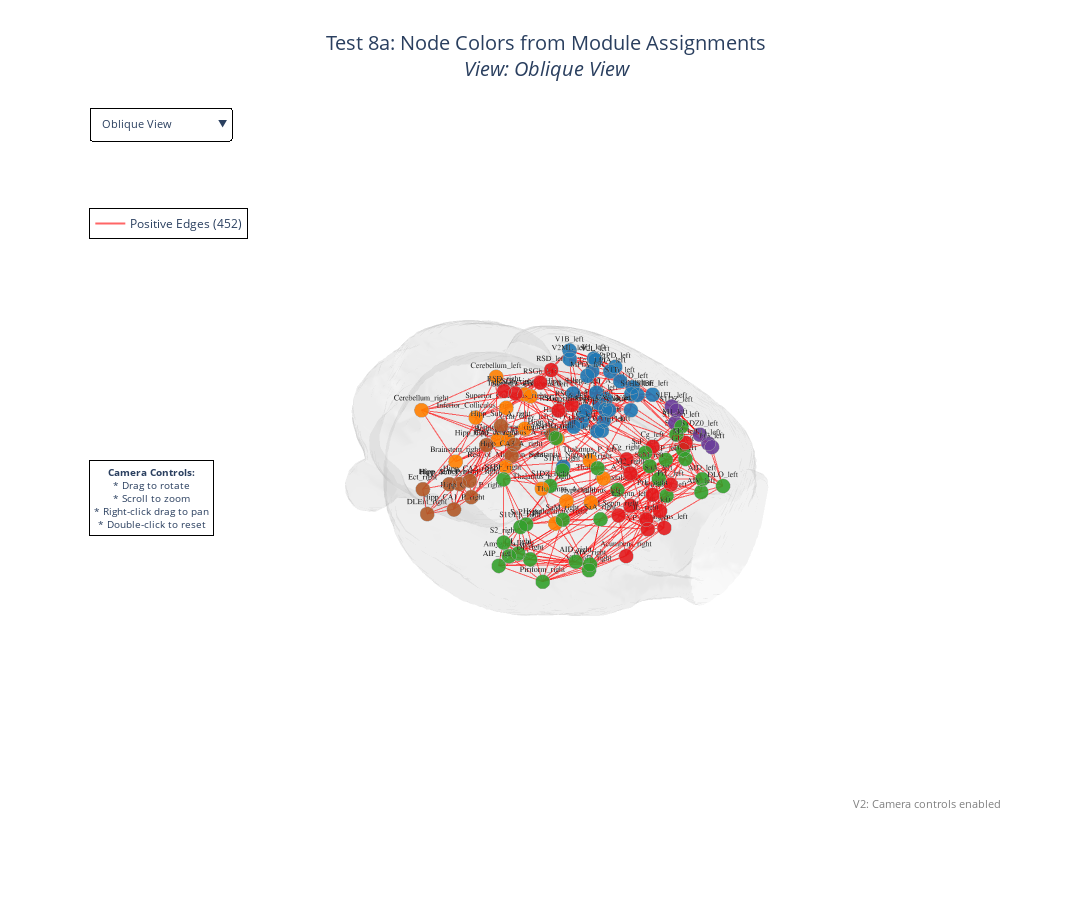

This figure's notebook cell:
### Code cell
# Display figure
fig8a.show()

### Figure 1 — Plotly figure (JSON) as saved in the notebook; plotly's stock layout.template omitted (floating-point values rounded to 4 significant figures; data arrays with more than 128 entries replaced by an {"elided": "..."} marker saying what was removed)
{"data": [{"color": "lightgray", "hoverinfo": "skip", "i": {"elided": "18857 int values"}, "j": {"elided": "18857 int values"}, "k": {"elided": "18857 int values"}, "name": "Brain Surface", "opacity": 0.15, "showlegend": false, "type": "mesh3d", "x": {"elided": "9510 float values"}, "y": {"elided": "9510 float values"}, "z": {"elided": "9510 float values"}}, {"hoverinfo": "text", "hovertext": {"elided": "1356 str values"}, "legendgroup": "pos_edges", "line": {"color": "red", "width": 2.037}, "mode": "lines", "name": "Positive Edges (452)", "opacity": 0.6, "showlegend": true, "type": "scatter3d", "visible": true, "x": {"elided": "1356 float values"}, "y": {"elided": "1356 float values"}, "z": {"elided": "1356 float values"}}, {"hoverinfo": "text", "hovertext": ["<b>Acumbens_left</b>", "<b>AID_left</b>", "<b>AIP_left</b>", "<b>AIV_left</b>", "<b>Amygdala_left</b>", "<b>Au1_left</b>", "<b>AUD_left</b>", "<b>AuV_left</b>", "<b>Brainstem_left</b>", "<b>Cent_Gray_left</b>", "<b>Cerebellum_left</b>", "<b>Cg_left</b>", "<b>DI_left</b>", "<b>DLEnt_left</b>", "<b>DLO_left</b>", "<b>Ect_left</b>", "<b>Fr3_left</b>", "<b>GI_left</b>", "<b>Hipp_CA1_A_left</b>", "<b>Hipp_CA1_P_left</b>", "<b>Hipp_CA2_left</b>", "<b>Hipp_CA3_A_left</b>", "<b>Hipp_CA3_P_left</b>", "<b>Hipp_dentegyrus_A_left</b>", "<b>Hipp_dentegyrus_P_left</b>", "<b>Hipp_FC_left</b>", "<b>Hipp_Sub_A_left</b>", "<b>Hipp_Sub_P_left</b>", "<b>Hypothalamus_left</b>", "<b>IL_left</b>", "<b>Inferior_Colliculus_left</b>", "<b>LPtA_left</b>", "<b>LSeptn_left</b>", "<b>M1_left</b>", "<b>M2_left</b>", "<b>MPtA_left</b>", "<b>Piriform_left</b>", "<b>PRh_left</b>", "<b>PrL_left</b>", "<b>PtPD_left</b>", "<b>Rest_of_Midbrain_left</b>", "<b>RSD_left</b>", "<b>RSGb_left</b>", "<b>RSGc_left</b>", "<b>S1BF_left</b>", "<b>S1DZ0_left</b>", "<b>S1DZ_left</b>", "<b>S1FL_left</b>", "<b>S1HL_left</b>", "<b>S1J_left</b>", "<b>S1Tr_left</b>", "<b>S1ULp_left</b>", "<b>S2_left</b>", "<b>SaA_left</b>", "<b>SaM_left</b>", "<b>SaP_left</b>", "<b>Substantia_Nigra_left</b>", "<b>Superior_Colliculus_left</b>", "<b>TeA_left</b>", "<b>Thalamus_A_left</b>", "<b>Thalamus_P_left</b>", "<b>V1B_left</b>", "<b>V1_left</b>", "<b>V2L_left</b>", "<b>V2ML_left</b>", "<b>VP_mfb_left</b>", "<b>Acumbens_right</b>", "<b>AID_right</b>", "<b>AIP_right</b>", "<b>AIV_right</b>", "<b>Amygdala_right</b>", "<b>Brainstem_right</b>", "<b>Central_Gray_right</b>", "<b>Cerebellum_right</b>", "<b>Cg_right</b>", "<b>DI_right</b>", "<b>DLEnt_right</b>", "<b>Ect_right</b>", "<b>GI_right</b>", "<b>Hipp_CA1_A_right</b>", "<b>Hipp_CA1_P_right</b>", "<b>Hipp_CA2_right</b>", "<b>Hipp_CA3_A_right</b>", "<b>Hipp_CA3_P_right</b>", "<b>Hipp_dentegyrus_A_right</b>", "<b>Hipp_dentegyrus_P_right</b>", "<b>Hipp_FC_right</b>", "<b>Hipp_Sub_A_right</b>", "<b>Hipp_Sub_P_right</b>", "<b>Hypothalamus_right</b>", "<b>IL_right</b>", "<b>Inferior_Colliculus_right</b>", "<b>LSeptn_right</b>", "<b>M1_right</b>", "<b>M2_right</b>", "<b>Piriform_right</b>", "<b>PrL_right</b>", "<b>Rest_of_Midbrain_right</b>", "<b>RSD_right</b>", "<b>RSGb_right</b>", "<b>RSGc_right</b>", "<b>S1BF_right</b>", "<b>S1DZ_right</b>", "<b>S1FL_right</b>", "<b>S1HL_right</b>", "<b>S1ULp_right</b>", "<b>S2_right</b>", "<b>SaA_right</b>", "<b>SaM_right</b>", "<b>SaP_right</b>", "<b>Superior_Colliculus_right</b>", "<b>Thalamus_A_right</b>", "<b>Thalamus_P_right</b>", "<b>VP_mfb_right</b>"], "legendgroup": "pos_edges", "marker": {"color": ["rgb(227, 26, 28)", "rgb(51, 160, 44)", "rgb(51, 160, 44)", "rgb(51, 160, 44)", "rgb(51, 160, 44)", "rgb(31, 120, 180)", "rgb(31, 120, 180)", "rgb(31, 120, 180)", "rgb(255, 127, 0)", "rgb(255, 127, 0)", "rgb(255, 127, 0)", "rgb(227, 26, 28)", "rgb(51, 160, 44)", "rgb(31, 120, 180)", "rgb(51, 160, 44)", "rgb(31, 120, 180)", "rgb(106, 61, 154)", "rgb(51, 160, 44)", "rgb(31, 120, 180)", "rgb(31, 120, 180)", "rgb(31, 120, 180)", "rgb(31, 120, 180)", "rgb(31, 120, 180)", "rgb(31, 120, 180)", "rgb(31, 120, 180)", "rgb(31, 120, 180)", "rgb(31, 120, 180)", "rgb(31, 120, 180)", "rgb(255, 127, 0)", "rgb(227, 26, 28)", "rgb(255, 127, 0)", "rgb(31, 120, 180)", "rgb(227, 26, 28)", "rgb(106, 61, 154)", "rgb(227, 26, 28)", "rgb(31, 120, 180)", "rgb(51, 160, 44)", "rgb(31, 120, 180)", "rgb(227, 26, 28)", "rgb(31, 120, 180)", "rgb(255, 127, 0)", "rgb(227, 26, 28)", "rgb(227, 26, 28)", "rgb(227, 26, 28)", "rgb(31, 120, 180)", "rgb(106, 61, 154)", "rgb(106, 61, 154)", "rgb(106, 61, 154)", "rgb(31, 120, 180)", "rgb(106, 61, 154)", "rgb(31, 120, 180)", "rgb(51, 160, 44)", "rgb(51, 160, 44)", "rgb(51, 160, 44)", "rgb(51, 160, 44)", "rgb(51, 160, 44)", "rgb(31, 120, 180)", "rgb(255, 127, 0)", "rgb(31, 120, 180)", "rgb(255, 127, 0)", "rgb(255, 127, 0)", "rgb(31, 120, 180)", "rgb(31, 120, 180)", "rgb(31, 120, 180)", "rgb(31, 120, 180)", "rgb(227, 26, 28)", "rgb(227, 26, 28)", "rgb(51, 160, 44)", "rgb(51, 160, 44)", "rgb(51, 160, 44)", "rgb(51, 160, 44)", "rgb(255, 127, 0)", "rgb(255, 127, 0)", "rgb(255, 127, 0)", "rgb(227, 26, 28)", "rgb(51, 160, 44)", "rgb(177, 89, 40)", "rgb(177, 89, 40)", "rgb(51, 160, 44)", "rgb(177, 89, 40)", "rgb(177, 89, 40)", "rgb(177, 89, 40)", "rgb(177, 89, 40)", "rgb(177, 89, 40)", "rgb(177, 89, 40)", "rgb(177, 89, 40)", "rgb(177, 89, 40)", "rgb(177, 89, 40)", "rgb(177, 89, 40)", "rgb(255, 127, 0)", "rgb(227, 26, 28)", "rgb(255, 127, 0)", "rgb(227, 26, 28)", "rgb(51, 160, 44)", "rgb(227, 26, 28)", "rgb(51, 160, 44)", "rgb(227, 26, 28)", "rgb(255, 127, 0)", "rgb(227, 26, 28)", "rgb(227, 26, 28)", "rgb(227, 26, 28)", "rgb(51, 160, 44)", "rgb(51, 160, 44)", "rgb(51, 160, 44)", "rgb(51, 160, 44)", "rgb(51, 160, 44)", "rgb(51, 160, 44)", "rgb(51, 160, 44)", "rgb(51, 160, 44)", "rgb(51, 160, 44)", "rgb(255, 127, 0)", "rgb(255, 127, 0)", "rgb(255, 127, 0)", "rgb(51, 160, 44)"], "line": {"color": "darkgray", "width": 1}, "opacity": 0.9, "size": [10, 10, 10, 10, 10, 10, 10, 10, 10, 10, 10, 10, 10, 10, 10, 10, 10, 10, 10, 10, 10, 10, 10, 10, 10, 10, 10, 10, 10, 10, 10, 10, 10, 10, 10, 10, 10, 10, 10, 10, 10, 10, 10, 10, 10, 10, 10, 10, 10, 10, 10, 10, 10, 10, 10, 10, 10, 10, 10, 10, 10, 10, 10, 10, 10, 10, 10, 10, 10, 10, 10, 10, 10, 10, 10, 10, 10, 10, 10, 10, 10, 10, 10, 10, 10, 10, 10, 10, 10, 10, 10, 10, 10, 10, 10, 10, 10, 10, 10, 10, 10, 10, 10, 10, 10, 10, 10, 10, 10, 10, 10, 10, 10, 10]}, "mode": "markers+text", "name": "nodes_pos_linked", "showlegend": false, "text": ["Acumbens_left", "AID_left", "AIP_left", "AIV_left", "Amygdala_left", "Au1_left", "AUD_left", "AuV_left", "Brainstem_left", "Cent_Gray_left", "Cerebellum_left", "Cg_left", "DI_left", "DLEnt_left", "DLO_left", "Ect_left", "Fr3_left", "GI_left", "Hipp_CA1_A_left", "Hipp_CA1_P_left", "Hipp_CA2_left", "Hipp_CA3_A_left", "Hipp_CA3_P_left", "Hipp_dentegyrus_A_left", "Hipp_dentegyrus_P_left", "Hipp_FC_left", "Hipp_Sub_A_left", "Hipp_Sub_P_left", "Hypothalamus_left", "IL_left", "Inferior_Colliculus_left", "LPtA_left", "LSeptn_left", "M1_left", "M2_left", "MPtA_left", "Piriform_left", "PRh_left", "PrL_left", "PtPD_left", "Rest_of_Midbrain_left", "RSD_left", "RSGb_left", "RSGc_left", "S1BF_left", "S1DZ0_left", "S1DZ_left", "S1FL_left", "S1HL_left", "S1J_left", "S1Tr_left", "S1ULp_left", "S2_left", "SaA_left", "SaM_left", "SaP_left", "Substantia_Nigra_left", "Superior_Colliculus_left", "TeA_left", "Thalamus_A_left", "Thalamus_P_left", "V1B_left", "V1_left", "V2L_left", "V2ML_left", "VP_mfb_left", "Acumbens_right", "AID_right", "AIP_right", "AIV_right", "Amygdala_right", "Brainstem_right", "Central_Gray_right", "Cerebellum_right", "Cg_right", "DI_right", "DLEnt_right", "Ect_right", "GI_right", "Hipp_CA1_A_right", "Hipp_CA1_P_right", "Hipp_CA2_right", "Hipp_CA3_A_right", "Hipp_CA3_P_right", "Hipp_dentegyrus_A_right", "Hipp_dentegyrus_P_right", "Hipp_FC_right", "Hipp_Sub_A_right", "Hipp_Sub_P_right", "Hypothalamus_right", "IL_right", "Inferior_Colliculus_right", "LSeptn_right", "M1_right", "M2_right", "Piriform_right", "PrL_right", "Rest_of_Midbrain_right", "RSD_right", "RSGb_right", "RSGc_right", "S1BF_right", "S1DZ_right", "S1FL_right", "S1HL_right", "S1ULp_right", "S2_right", "SaA_right", "SaM_right", "SaP_right", "Superior_Colliculus_right", "Thalamus_A_right", "Thalamus_P_right", "VP_mfb_right"], "textfont": {"color": "black", "family": "Arial", "size": 8}, "textposition": "top center", "type": "scatter3d", "visible": true, "x": [-15.36, -45.77, -61.89, -38.61, -40.17, -67.02, -62.84, -69.2, -18.43, -7.648, -28.42, -9.388, -57.78, -64.59, -33.79, -65.15, -41.54, -59.79, -38.43, -54.24, -49.65, -32.79, -45.95, -25.2, -44.61, -6.975, -25.6, -49.0, -14.51, -4.513, -18.28, -33.48, -4.912, -27.94, -18.71, -18.16, -47.9, -61.78, -6.823, -47.58, -19.85, -17.41, -11.23, -5.474, -51.72, -51.69, -45.27, -38.94, -27.95, -49.54, -30.02, -57.94, -62.64, -22.08, -32.09, -43.81, -23.3, -9.319, -62.82, -14.23, -18.48, -44.72, -40.46, -57.23, -23.78, -23.13, 13.49, 45.91, 60.91, 40.06, 39.55, 13.84, 5.344, 25.12, 7.623, 56.78, 62.82, 63.59, 59.67, 36.72, 51.88, 47.7, 31.44, 43.58, 23.42, 42.26, 6.895, 23.36, 46.65, 11.86, 5.433, 16.46, 4.261, 26.51, 18.33, 45.63, 6.188, 18.1, 15.13, 6.821, 3.484, 52.6, 44.61, 38.2, 27.73, 58.05, 62.7, 21.1, 31.56, 42.68, 7.563, 12.84, 16.43, 20.85], "y": [66.02, 64.44, 29.91, 69.37, 15.36, -0.8123, 3.179, -2.04, -57.05, -22.94, -67.81, 59.34, 45.15, -17.67, 83.72, -17.4, 70.17, 41.7, -1.128, -9.762, -1.328, 10.34, -5.95, 3.462, -16.3, 12.68, -5.484, -18.62, 18.98, 70.27, -33.65, 11.77, 52.62, 57.32, 70.49, 10.51, 42.57, -19.07, 73.12, 3.067, -10.83, -13.24, -14.89, 12.48, 25.16, 56.0, 45.26, 46.67, 34.1, 62.86, 21.38, 40.37, 34.58, 55.3, 41.74, 29.43, -9.654, -20.08, -26.04, 27.11, 13.73, -26.64, -5.352, -19.09, -6.662, 50.58, 66.54, 64.64, 30.97, 67.78, 14.29, -56.02, -21.87, -67.36, 58.42, 47.44, -18.02, -18.46, 42.99, -2.158, -10.98, -2.575, 9.301, -7.24, 2.486, -17.62, 11.5, -6.591, -19.87, 18.97, 70.21, -33.48, 53.15, 58.06, 69.5, 43.94, 73.18, -10.06, -12.73, -13.74, 12.31, 26.92, 47.61, 48.54, 34.19, 43.05, 36.99, 56.39, 42.84, 30.26, -20.05, 27.26, 14.09, 50.43], "z": [-20.08, -7.543, -21.02, -9.037, -37.53, 4.945, 12.78, -6.915, -28.89, -0.4212, 4.175, 27.15, -10.89, -18.98, 4.863, -4.492, 16.59, -7.768, 17.72, -17.09, 2.122, 14.86, -11.84, 14.52, -9.956, 17.54, 20.93, -8.871, -29.99, -1.094, 11.5, 37.51, -8.161, 30.55, 30.21, 40.66, -31.04, -6.653, 14.37, 31.09, -6.74, 34.7, 29.27, 30.6, 22.09, 12.24, 24.39, 30.04, 35.84, 11.31, 37.25, 6.931, -2.849, 0.1476, -4.176, -7.824, -26.12, 19.95, 10.87, -10.14, -7.93, 30.41, 35.47, 22.73, 40.97, -34.67, -19.79, -3.898, -18.26, -7.273, -36.26, -27.44, -0.4096, 5.873, 28.19, -6.538, -14.84, 0.3585, -4.099, 20.6, -14.19, 5.424, 17.49, -9.127, 16.67, -7.31, 19.11, 23.17, -6.354, -28.88, -0.4093, 12.66, -8.513, 32.77, 31.74, -29.65, 15.69, -5.421, 36.37, 31.04, 31.4, 24.22, 27.43, 32.72, 37.56, 10.02, 0.3929, 0.7026, -1.333, -4.863, 20.4, -9.544, -7.116, -34.28]}], "layout": {"annotations": [{"bgcolor": "rgba(255,255,255,0.9)", "bordercolor": "black", "borderpad": 4, "borderwidth": 1, "font": {"size": 10}, "showarrow": false, "text": "<b>Camera Controls:</b><br>* Drag to rotate<br>* Scroll to zoom<br>* Right-click drag to pan<br>* Double-click to reset", "x": 0.01, "xanchor": "left", "xref": "paper", "y": 0.5, "yanchor": "top", "yref": "paper"}, {"font": {"color": "gray", "size": 11}, "showarrow": false, "text": "V2: Camera controls enabled", "x": 0.99, "xanchor": "right", "xref": "paper", "y": 0.01, "yanchor": "bottom", "yref": "paper"}], "height": 900, "legend": {"bgcolor": "rgba(255,255,255,0.9)", "bordercolor": "black", "borderwidth": 1, "x": 0.01, "y": 0.85}, "scene": {"aspectmode": "data", "bgcolor": "white", "camera": {"center": {"x": 0, "y": 0, "z": 0}, "eye": {"x": 1.5, "y": 1.5, "z": 1.5}, "up": {"x": 0, "y": 0, "z": 1}}, "dragmode": "orbit", "xaxis": {"showgrid": false, "visible": false, "zeroline": false}, "yaxis": {"showgrid": false, "visible": false, "zeroline": false}, "zaxis": {"showgrid": false, "visible": false, "zeroline": false}}, "showlegend": true, "title": {"font": {"size": 20}, "text": "Test 8a: Node Colors from Module Assignments<br><i>View: Oblique View</i>", "x": 0.5, "xanchor": "center"}, "updatemenus": [{"active": 10, "bgcolor": "rgba(255, 255, 255, 0.9)", "bordercolor": "black", "borderwidth": 1, "buttons": [{"args": [{"scene.camera.center.x": 0, "scene.camera.center.y": 0, "scene.camera.center.z": 0, "scene.camera.eye.x": 0, "scene.camera.eye.y": 2, "scene.camera.eye.z": 0, "scene.camera.up.x": 0, "scene.camera.up.y": 0, "scene.camera.up.z": 1, "title.text": "Test 8a: Node Colors from Module Assignments<br><i>View: Anterior (Front)</i>"}], "label": "Anterior (Front)", "method": "relayout"}, {"args": [{"scene.camera.center.x": 0, "scene.camera.center.y": 0, "scene.camera.center.z": 0, "scene.camera.eye.x": 0, "scene.camera.eye.y": -2, "scene.camera.eye.z": 0, "scene.camera.up.x": 0, "scene.camera.up.y": 0, "scene.camera.up.z": 1, "title.text": "Test 8a: Node Colors from Module Assignments<br><i>View: Posterior (Back)</i>"}], "label": "Posterior (Back)", "method": "relayout"}, {"args": [{"scene.camera.center.x": 0, "scene.camera.center.y": 0, "scene.camera.center.z": 0, "scene.camera.eye.x": -2, "scene.camera.eye.y": 0, "scene.camera.eye.z": 0, "scene.camera.up.x": 0, "scene.camera.up.y": 0, "scene.camera.up.z": 1, "title.text": "Test 8a: Node Colors from Module Assignments<br><i>View: Left Lateral</i>"}], "label": "Left Lateral", "method": "relayout"}, {"args": [{"scene.camera.center.x": 0, "scene.camera.center.y": 0, "scene.camera.center.z": 0, "scene.camera.eye.x": 2, "scene.camera.eye.y": 0, "scene.camera.eye.z": 0, "scene.camera.up.x": 0, "scene.camera.up.y": 0, "scene.camera.up.z": 1, "title.text": "Test 8a: Node Colors from Module Assignments<br><i>View: Right Lateral</i>"}], "label": "Right Lateral", "method": "relayout"}, {"args": [{"scene.camera.center.x": 0, "scene.camera.center.y": 0, "scene.camera.center.z": 0, "scene.camera.eye.x": 0, "scene.camera.eye.y": 0, "scene.camera.eye.z": 2, "scene.camera.up.x": 0, "scene.camera.up.y": 1, "scene.camera.up.z": 0, "title.text": "Test 8a: Node Colors from Module Assignments<br><i>View: Superior (Top)</i>"}], "label": "Superior (Top)", "method": "relayout"}, {"args": [{"scene.camera.center.x": 0, "scene.camera.center.y": 0, "scene.camera.center.z": 0, "scene.camera.eye.x": 0, "scene.camera.eye.y": 0, "scene.camera.eye.z": -2, "scene.camera.up.x": 0, "scene.camera.up.y": -1, "scene.camera.up.z": 0, "title.text": "Test 8a: Node Colors from Module Assignments<br><i>View: Inferior (Bottom)</i>"}], "label": "Inferior (Bottom)", "method": "relayout"}, {"args": [{"scene.camera.center.x": 0, "scene.camera.center.y": 0, "scene.camera.center.z": 0, "scene.camera.eye.x": -1.5, "scene.camera.eye.y": 1.5, "scene.camera.eye.z": 0.5, "scene.camera.up.x": 0, "scene.camera.up.y": 0, "scene.camera.up.z": 1, "title.text": "Test 8a: Node Colors from Module Assignments<br><i>View: Anterolateral Left</i>"}], "label": "Anterolateral Left", "method": "relayout"}, {"args": [{"scene.camera.center.x": 0, "scene.camera.center.y": 0, "scene.camera.center.z": 0, "scene.camera.eye.x": 1.5, "scene.camera.eye.y": 1.5, "scene.camera.eye.z": 0.5, "scene.camera.up.x": 0, "scene.camera.up.y": 0, "scene.camera.up.z": 1, "title.text": "Test 8a: Node Colors from Module Assignments<br><i>View: Anterolateral Right</i>"}], "label": "Anterolateral Right", "method": "relayout"}, {"args": [{"scene.camera.center.x": 0, "scene.camera.center.y": 0, "scene.camera.center.z": 0, "scene.camera.eye.x": -1.5, "scene.camera.eye.y": -1.5, "scene.camera.eye.z": 0.5, "scene.camera.up.x": 0, "scene.camera.up.y": 0, "scene.camera.up.z": 1, "title.text": "Test 8a: Node Colors from Module Assignments<br><i>View: Posterolateral Left</i>"}], "label": "Posterolateral Left", "method": "relayout"}, {"args": [{"scene.camera.center.x": 0, "scene.camera.center.y": 0, "scene.camera.center.z": 0, "scene.camera.eye.x": 1.5, "scene.camera.eye.y": -1.5, "scene.camera.eye.z": 0.5, "scene.camera.up.x": 0, "scene.camera.up.y": 0, "scene.camera.up.z": 1, "title.text": "Test 8a: Node Colors from Module Assignments<br><i>View: Posterolateral Right</i>"}], "label": "Posterolateral Right", "method": "relayout"}, {"args": [{"scene.camera.center.x": 0, "scene.camera.center.y": 0, "scene.camera.center.z": 0, "scene.camera.eye.x": 1.5, "scene.camera.eye.y": 1.5, "scene.camera.eye.z": 1.5, "scene.camera.up.x": 0, "scene.camera.up.y": 0, "scene.camera.up.z": 1, "title.text": "Test 8a: Node Colors from Module Assignments<br><i>View: Oblique View</i>"}], "label": "Oblique View", "method": "relayout"}], "font": {"size": 11}, "showactive": true, "type": "dropdown", "x": 0.01, "xanchor": "left", "y": 0.99, "yanchor": "top"}], "width": 1200}}
